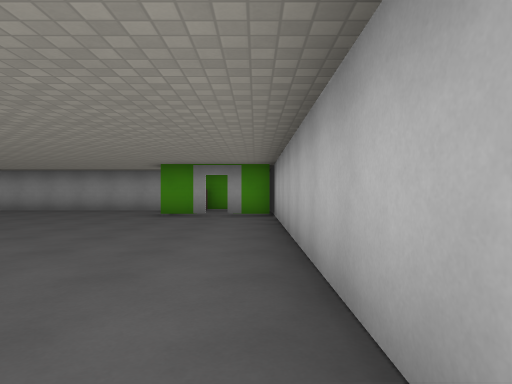
View 1 (above)

19 first-person views from a walk through a Godot game level. The camera is 1.2 m above the floor, looks level and sees 75° across. Doors that lead somewhere are drawn open, without their leaves. The floor is counted in squares, 2 m on a side. Each view is taken from the middle of a square. On the plan, view 1 faces up. The plan holds only what a view shows up to about 10 squares ahead; the rest is blank. The place goes on beyond the plan. Characters and animated objects are not drawn. Surface patterns are stand-ins for the level's own textures.

View 2
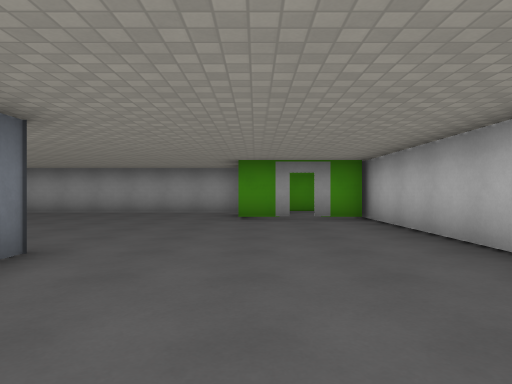

View 3
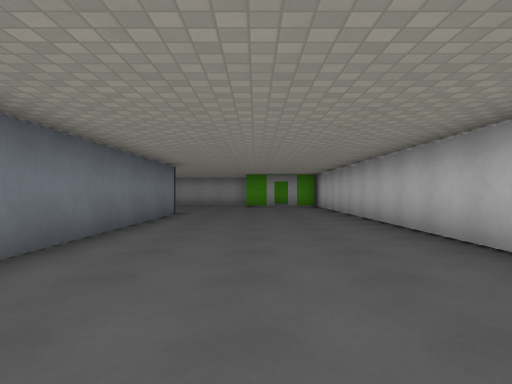

View 4
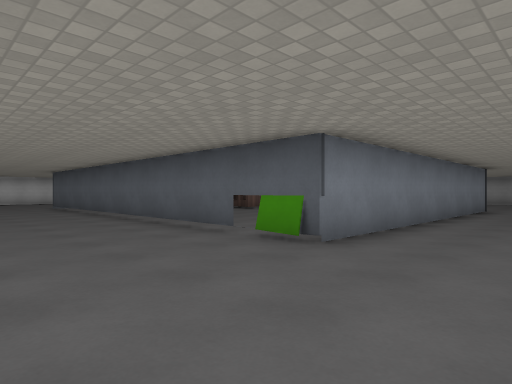

View 5
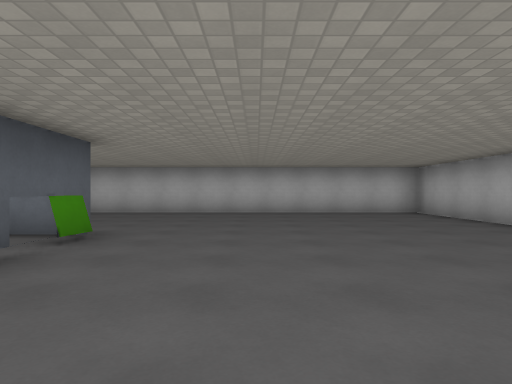

View 6
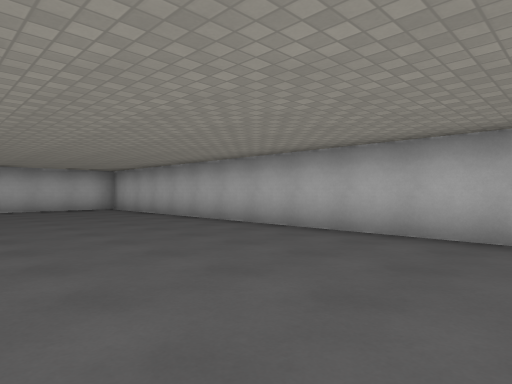

View 7
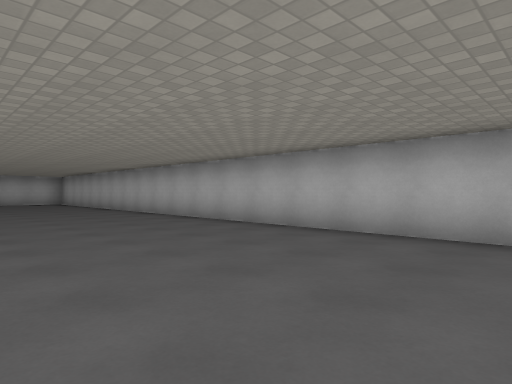

View 8
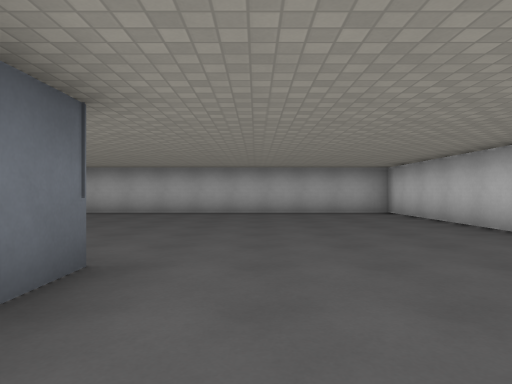

View 9
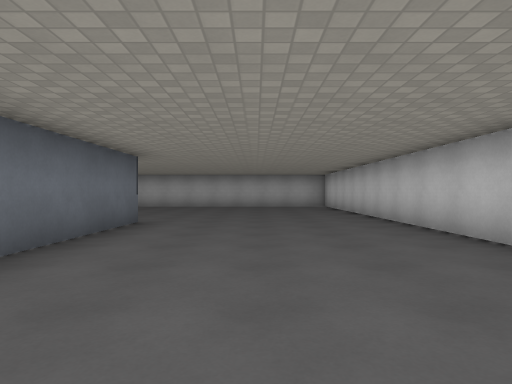

View 10
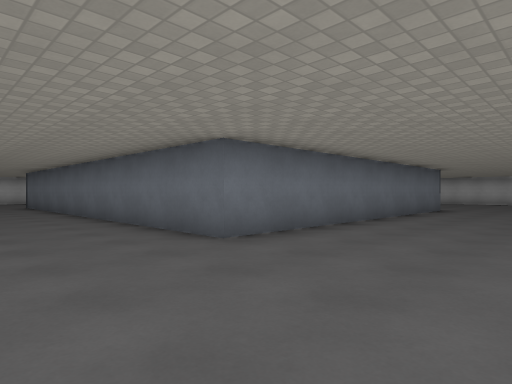

View 11
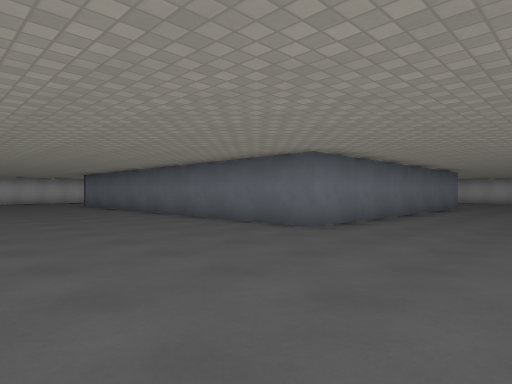

View 12
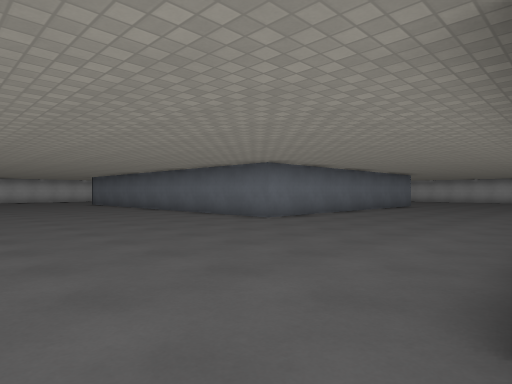

View 13
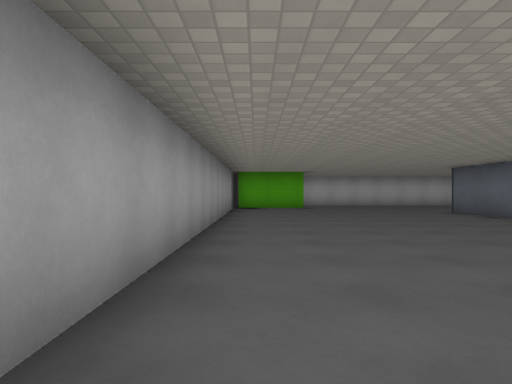

View 14
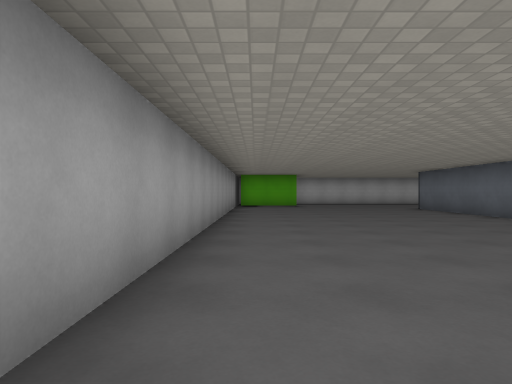

View 15
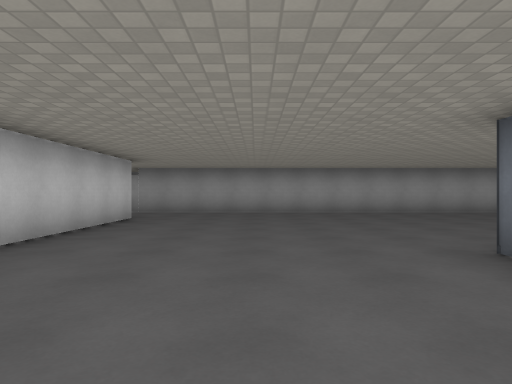

View 16
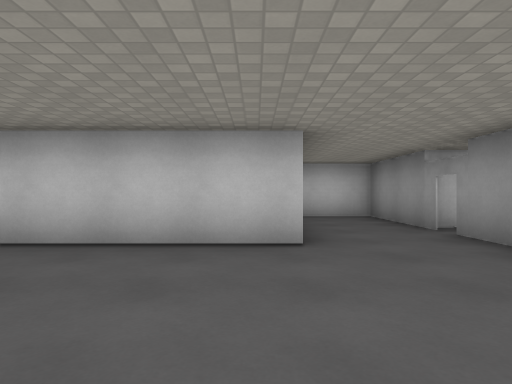

View 17
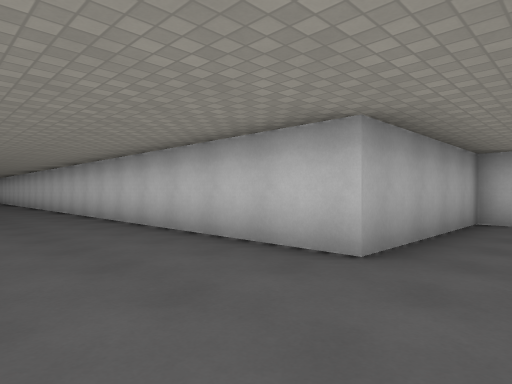

View 18
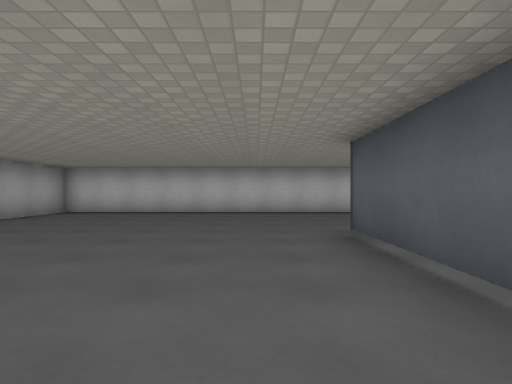

View 19
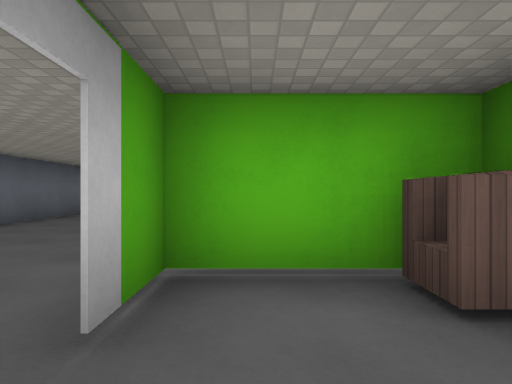

### Floor plan
Points are (right, up) in squares from view 1. A wall is a line through its corners. A room is listed if a view was taken in it or the views show most of it. See-through windows are left out.
Room 1 (views 1, 2, 3, 4, 5, 6, 7, 8, 9, 10, 11, 12, 13, 14, 15, 16, 17, 18)
walls: (-15.6, -4.7) (-15.6, 4.2) (-4.3, 4.2) (-4.3, -4.7) (-15.6, -4.7); (-2.4, 8.4) (-1.2, 8.4) (-2.4, 8.4); (0.4, 8.4) (-0.8, 8.4); (-2.5, 10.8) (-21.8, 10.8); (-1.4, 10.6) (-2.4, 10.6) (-2.4, 9.4); (-22.2, 10.8) (-25.2, 10.8) (-25.2, 8.5) (-20.8, 8.5) (-20.8, -11.6) (0.5, -11.6) (0.5, 8.1)
ways out: open door at (-1, 8) to room 2; open door at (-22, 11)
objects: other object (-5, -5); chair (-2, 10)
Room 2 (view 19)
walls: (-0.2, 10.6) (-1.4, 10.6); (-2.4, 9.4) (-2.4, 8.4); (0.5, 8.1) (0.5, 9.6)
ways out: open door at (-1, 8) to room 1

Where each view was taken, in squares from view 1:
view 1: 0 up, 0 right, facing up
view 2: 1 up, 2 left, facing up
view 3: 5 down, 2 left, facing up
view 4: 8 down, 2 left, facing up-left
view 5: 7 down, 9 left, facing right
view 6: 7 down, 11 left, facing down-right
view 7: 7 down, 17 left, facing down-right
view 8: 2 down, 17 left, facing down
view 9: 2 up, 18 left, facing down
view 10: 7 up, 19 left, facing down-right
view 11: 9 up, 19 left, facing down-right
view 12: 10 up, 21 left, facing down-right
view 13: 10 up, 14 left, facing right
view 14: 10 up, 16 left, facing right
view 15: 1 up, 18 left, facing up
view 16: 8 up, 17 left, facing left
view 17: 10 up, 18 left, facing down-left
view 18: 6 down, 11 left, facing left
view 19: 9 up, 0 right, facing left
